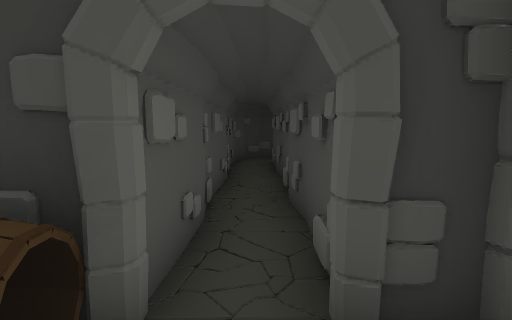
view 1 (above)

16 first-person views from a walk through a scene from a Unity 3-D project. The camera is 1.4 m above the floor, tilts 6° down and sees 75° across. The floor is counted in squares, 1 m on a side. Each view is taken from the middle of a square. On the plan, view 1 faces up. The plan holds only what a view shows up to about 15 squares ahead; the rest is blank. The place goes on beyond the plan. The player character is not drawn. Some animated figures are left out. Door leaves are left out, so doorways stand open.

view 2
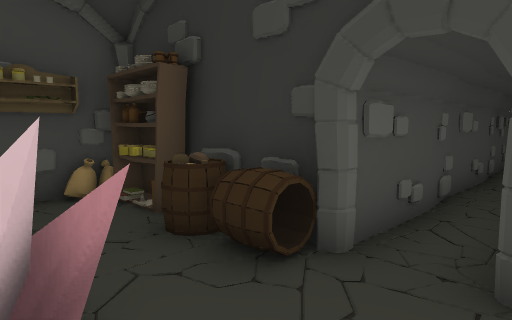

view 3
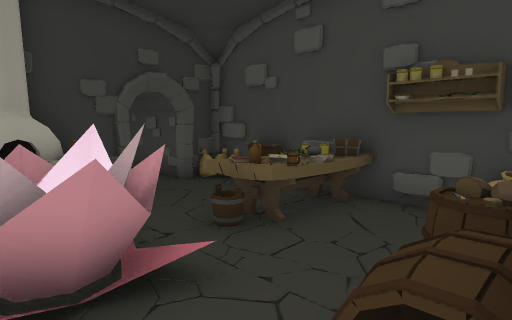

view 4
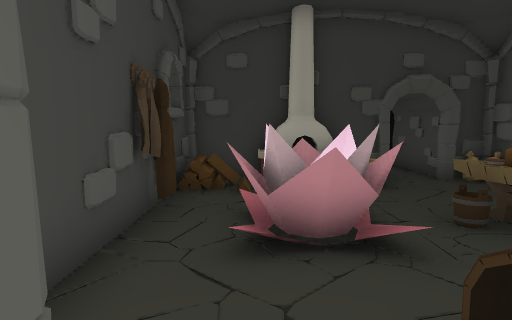

view 5
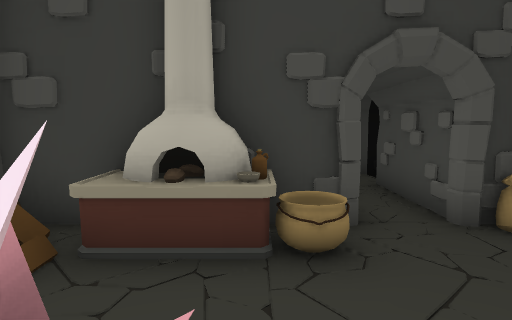

view 6
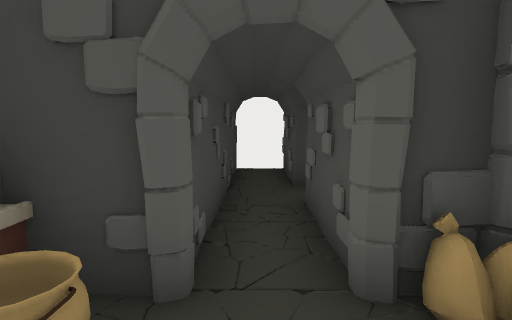

view 7
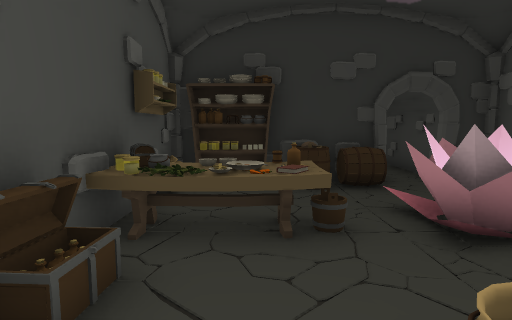

view 8
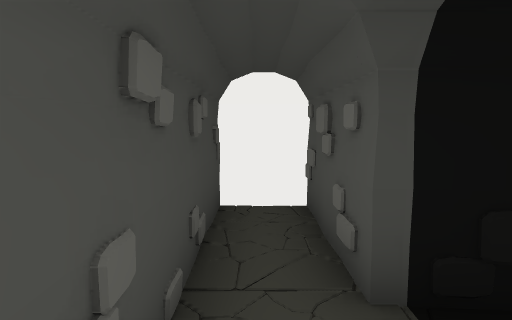

view 9
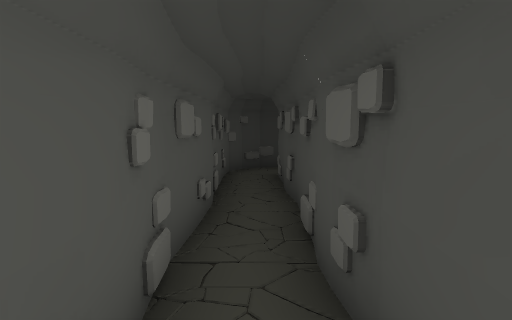

view 10
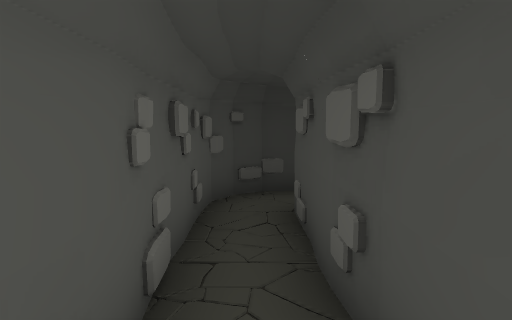

view 11
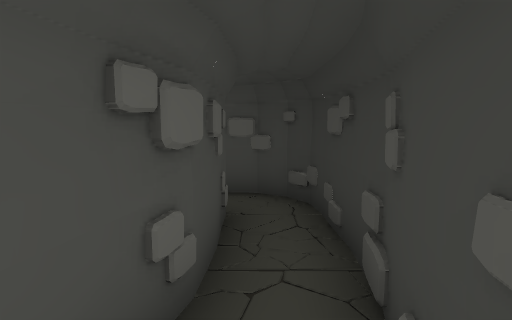

view 12
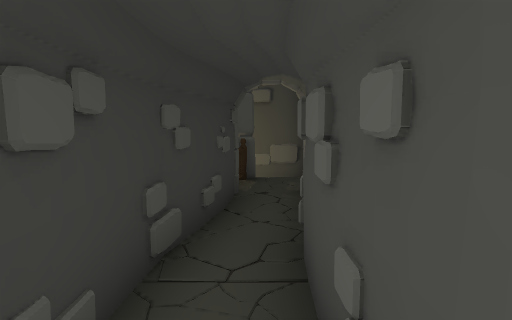

view 13
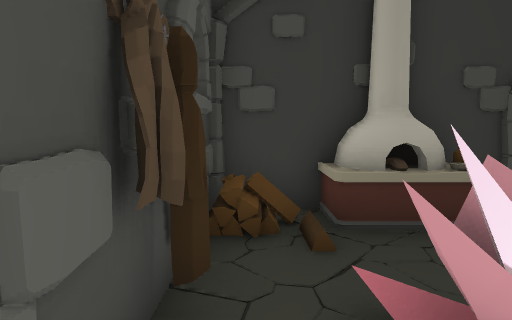

view 14
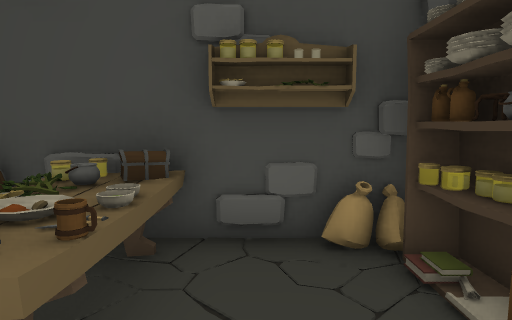

view 15
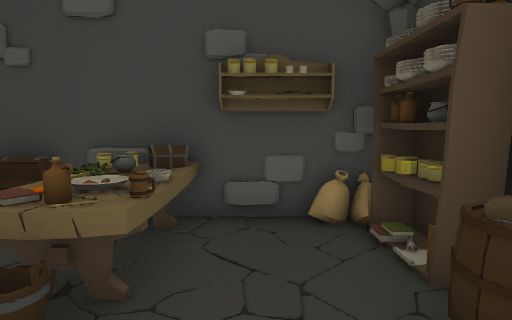

view 16
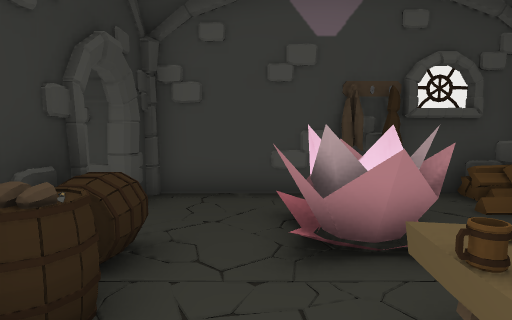

### Floor plan
Ten units are one square. View 1 is at (0, 0); x grows to the right and y downward. Boxes are objects, and circles mark ways between rooms. Rooms are numbered by the first view taken in them; rooms with no view inside come last. Other rooms are left out.
<svg viewBox="-70 -146 145 288">
<path fill="none" stroke="#000" d="M-32 54 -28 57M-48 56 -47 58M-49 56 -49 90M14 21 16 20 16 16M14 21 16 19M15 20 16 17M15 20 17 9M15 21 14 16M-59 56 -49 56 -47 72M16 27 15 25 16 24 17 23 18 19M17 18 17 5M-34 67 -34 62M4 56 18 56 18 -22 5 -22 6 -44M7 55 13 55M15 44 17 37M15 44 15 30M15 45 19 39M16 44 14 37M17 42 16 30M10 55 18 56M12 -23 8 -20M-7 -37 -9 -27M-8 -45 -8 -22 -16 -22M-49 105 -49 137M-49 109 -47 122M-34 137 -33 56 -15 56M5 -109 4 -117M-7 -112 -8 -45M10 -113 9 -118M-9 -103 -8 -87M-6 -123 -6 -116M6 -97 6 -125 34 -126 44 -123M-8 -123 -9 -102M-11 -122 -10 -107M11 -125 24 -127 50 -121M12 -126 35 -125M7 -88 6 -99M0 -139 -4 -136 -8 -131 -9 -117M-6 -77 -9 -66M30 -141 1 -140M-5 -64 -5 -57M-9 -57 -7 -36M50 -135 36 -140 28 -140M7 -49 5 -66M57 -135 30 -140M6 -44 8 -120M64 -138 54 -138M70 -134 61 -134M6 -140 0 -139"/>
<rect x="-65" y="45" width="10" height="10" fill="#bbb"><title>other object</title></rect>
<rect x="-65" y="35" width="10" height="10" fill="#bbb"><title>chest</title></rect>
<rect x="-65" y="15" width="10" height="10" fill="#bbb"><title>other object</title></rect>
<rect x="-65" y="5" width="10" height="10" fill="#bbb"><title>chest</title></rect>
<rect x="-65" y="-5" width="10" height="10" fill="#bbb"><title>jar</title></rect>
<rect x="-65" y="-15" width="10" height="10" fill="#bbb"><title>bag</title></rect>
<rect x="-65" y="-25" width="10" height="10" fill="#bbb"><title>bag</title></rect>
<rect x="-55" y="45" width="10" height="10" fill="#bbb"><title>bag</title></rect>
<rect x="-55" y="15" width="10" height="10" fill="#bbb"><title>other object</title></rect>
<rect x="-55" y="5" width="10" height="10" fill="#bbb"><title>bowl</title></rect>
<rect x="-55" y="-25" width="10" height="10" fill="#bbb"><title>other object</title></rect>
<rect x="-45" y="15" width="20" height="10" fill="#bbb"><title>other object</title></rect>
<rect x="-45" y="5" width="10" height="10" fill="#bbb"><title>other object</title></rect>
<rect x="-45" y="-15" width="10" height="10" fill="#bbb"><title>bread</title></rect>
<rect x="-45" y="-25" width="10" height="10" fill="#bbb"><title>other object</title></rect>
<rect x="-35" y="45" width="10" height="10" fill="#bbb"><title>other object</title></rect>
<rect x="-35" y="5" width="10" height="10" fill="#bbb"><title>bottle</title></rect>
<rect x="-35" y="-15" width="10" height="10" fill="#bbb"><title>barrel</title></rect>
<rect x="-35" y="-25" width="10" height="10" fill="#bbb"><title>bread</title></rect>
<rect x="-25" y="35" width="30" height="30" fill="#bbb"><title>oven</title></rect>
<rect x="-25" y="45" width="10" height="10" fill="#bbb"><title>bowl</title></rect>
<rect x="-25" y="15" width="10" height="10" fill="#bbb"><title>other object</title></rect>
<rect x="-25" y="-25" width="20" height="20" fill="#bbb"><title>barrel</title></rect>
<rect x="-15" y="45" width="10" height="10" fill="#bbb"><title>bread</title></rect>
<circle cx="-5" cy="-45" r="3" fill="#2a7"/>
<text x="-30" y="20">1</text>
<text x="0" y="-110">2</text>
</svg>
Room 1 opens to room 2.

Where each view was taken, in squares from view 1:
view 1: 0 up, 0 right, facing up
view 2: 1 down, 1 right, facing up-left
view 3: 2 up, 0 right, facing down-left
view 4: 3 up, 0 right, facing down
view 5: 1 down, 2 left, facing down
view 6: 3 down, 4 left, facing down
view 7: 6 down, 4 left, facing up
view 8: 8 down, 4 left, facing down
view 9: 3 up, 0 right, facing up
view 10: 7 up, 0 right, facing up
view 11: 13 up, 6 right, facing left
view 12: 13 up, 0 right, facing right
view 13: 0 up, 1 right, facing down
view 14: 0 up, 2 left, facing left
view 15: 0 up, 1 left, facing left
view 16: 0 up, 5 left, facing right
